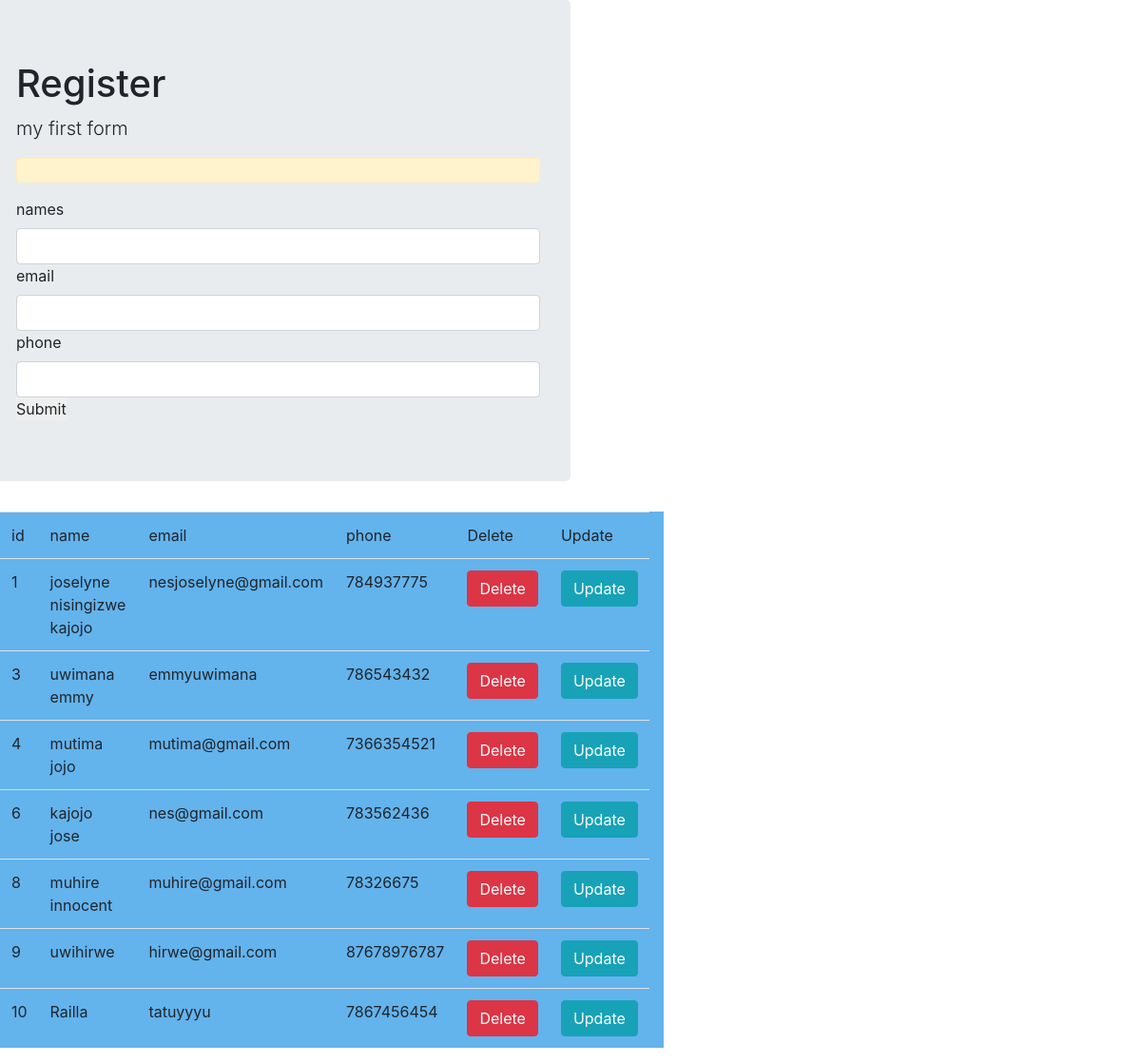
Page /registration/ on the earlier database version.
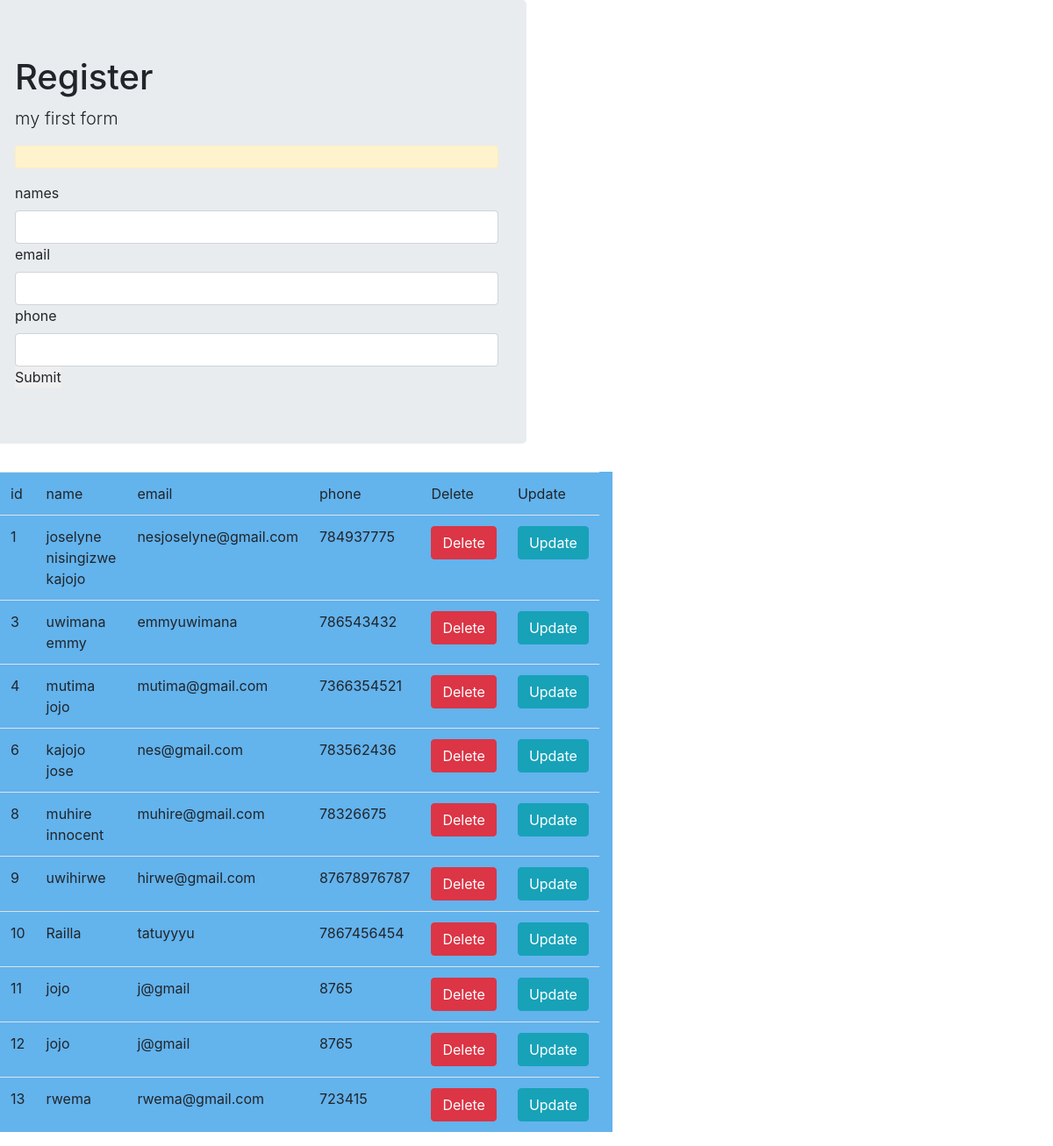
Same page on the later database version.
### home/models.py (models this page shows, shortened)
class Registration(models.Model):
    names = models.CharField(max_length=40)
    email = models.CharField(max_length=40)
    phone = models.IntegerField()

### home/views.py (the view, shortened to what this page needs)
# urls.py: path('registration/', views.registration, name='register'),
def registration(request):
    select = Registration.objects.all()
    return render(request,'register.html',{'data':select})

### templates/register.html (shortened to what this page needs)
<!DOCTYPE html>
<html lang="en">
<head>
    <link href="https://unpkg.com/tailwindcss@^1.0/dist/tailwind.min.css" rel="stylesheet">
    <link rel="stylesheet" href="https://stackpath.bootstrapcdn.com/bootstrap/4.5.2/css/bootstrap.min.css">
<link rel="stylesheet" href="https://cdn.jsdelivr.net/npm/uikit@3.5.7/dist/css/uikit.min.css" />
<link href="https://unpkg.com/aos@2.3.1/dist/aos.css" rel="stylesheet">
</head>
<body>
    <div class="row">
    <div class="jumbotron col-6">
    <h1>Register</h1>
    <p class="lead">my first form</p>
    <p class="alert alert-warning">{{message}}</p>
   <form action="{% url 'register' %}" method="POST">
       <label for="names" >names</label>
       <input type="text" name="names" class="form-control">
       <label for="email" >email</label>
       <input type="text" name="email" class="form-control">
       <label for="phone" >phone</label>
       <input type="text" name="phone" class="form-control">
       <input type="submit" name="submit" class="button">
   </form>
   </div>
   <div class="table col-6 bg-blue-400">
       <table>
           <tr><td>id</td><td>name</td><td>email</td><td>phone</td><td>Delete</td><td>Update</td></tr>
           {% for y in data %}
           <tr><td>{{ y.id }}</td><td>{{ y.names }}</td><td>{{ y.email }}</td><td>{{ y.phone }}</td>
         <td><a href="{% url 'deleteInfos' id=y.id  %}"><span class="btn btn-danger">Delete</span></a></td>
         <td><a href="{% url 'updateInfos' id=y.id  %}"><span class="btn btn-info">Update</span></a></td>
        </tr>
           {% endfor%}
    </table>
   </div>
   </div>
</body>
</html>

Differences in the rows shown:
added Registration: id "11", names "jojo", email "j@gmail", phone "8765"
added Registration: id "12", names "jojo", email "j@gmail", phone "8765"
added Registration: id "13", names "rwema", email "rwema@gmail.com", phone "723415"
